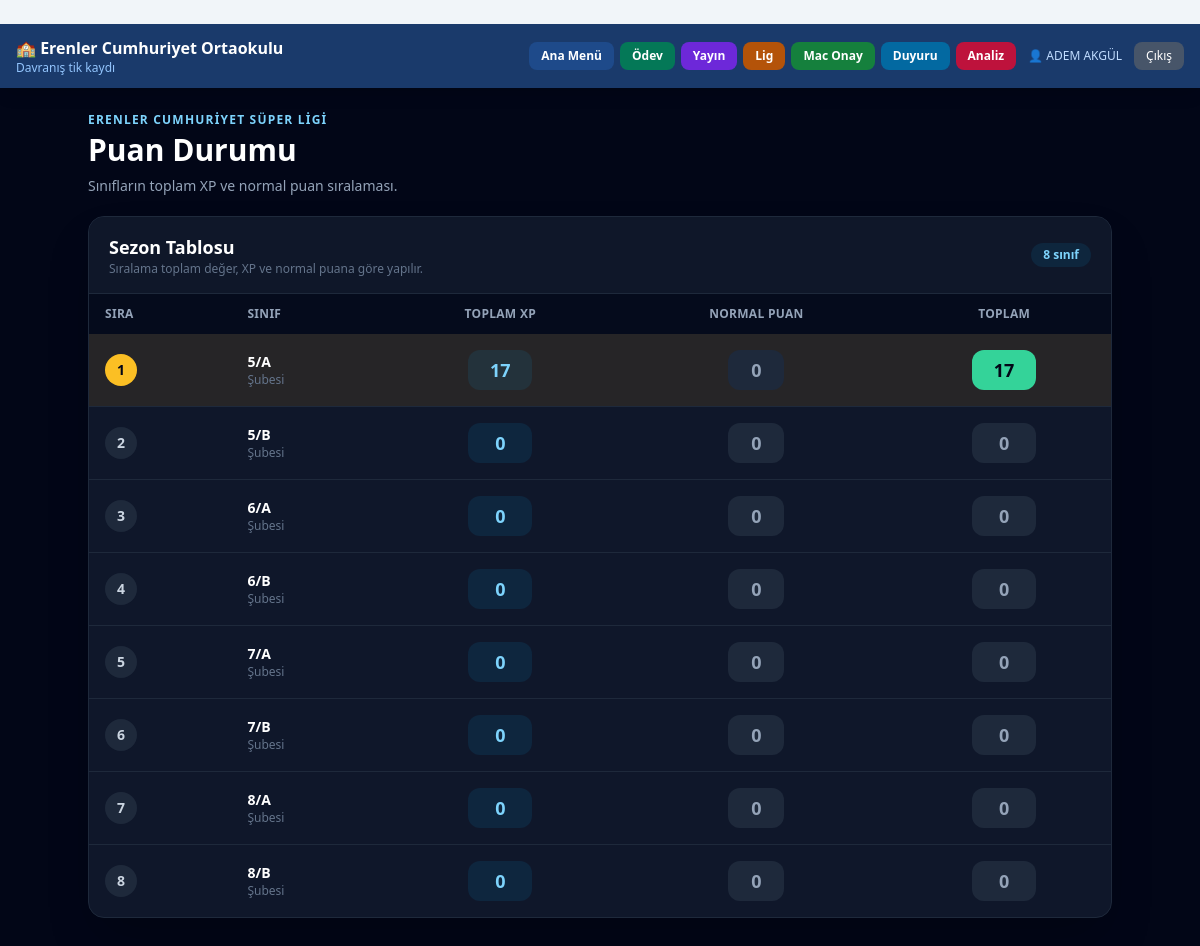
The page /lig (signed in) on the database its author committed.
### tables this page shows
CREATE TABLE ogretmenler (
            id       INTEGER PRIMARY KEY AUTOINCREMENT,
            ad_soyad TEXT NOT NULL UNIQUE,
            sifre    TEXT NOT NULL DEFAULT ''
        , yetki TEXT NOT NULL DEFAULT 'tam');

CREATE TABLE siniflar (
            id        INTEGER PRIMARY KEY AUTOINCREMENT,
            sinif_adi TEXT NOT NULL UNIQUE
        );

### web_app.py (the view)
@app.route("/lig")
@giris_zorunlu
def lig():
    maclar = bugun_maclar()
    tablo = lig_puan_tablosu()
    return render_template(
        "lig.html",
        maclar=maclar,
        tablo=tablo,
        ogretmen_id=session["ogretmen_id"],
        var_ogretmenler=_var_hakem_idleri(),
        kart_nedenleri=LIG_KART_NEDENLERI,
    )

### database.py (called while the page is built, shortened)
def _conn() -> sqlite3.Connection:
    c = sqlite3.connect(DB_PATH)
    c.row_factory = sqlite3.Row
    c.execute("PRAGMA foreign_keys = ON")
    return c

def ogretmen_id_bul(ad_soyad: str):
    con = _conn()
    row = con.execute(
        "SELECT id FROM ogretmenler WHERE ad_soyad = ?", (ad_soyad,)
    ).fetchone()
    con.close()
    return row["id"] if row else None

def _ensure_lig_tablolari(con) -> None:
    con.execute("""
        CREATE TABLE IF NOT EXISTS lig (
            sinif_id INTEGER PRIMARY KEY REFERENCES siniflar(id),
            puan INTEGER NOT NULL DEFAULT 0,
            hafta_basi TEXT NOT NULL DEFAULT ''
        )
    """)
    con.execute("""
        CREATE TABLE IF NOT EXISTS lig_mac_tablo (
            sinif_id INTEGER PRIMARY KEY REFERENCES siniflar(id),
            galibiyet INTEGER DEFAULT 0,
            beraberlik INTEGER DEFAULT 0,
            maglubiyet INTEGER DEFAULT 0,
            puan INTEGER DEFAULT 0,
            ag INTEGER DEFAULT 0
        )
    """)
    _lig_mac_tablo_eksik_sutunlar(con)

def bugun_maclar() -> list[dict]:
    bugun = datetime.now().strftime("%Y-%m-%d")
    con   = _conn()
    _mac_tablosu_olustur(con)
    _kart_tablosu_olustur(con)
    rows  = [dict(r) for r in con.execute("""
        SELECT m.*,
               s1.sinif_adi AS sinif1_adi,
               s2.sinif_adi AS sinif2_adi,
               kz.sinif_adi AS kazanan_adi
        FROM lig_maclar m
        JOIN siniflar s1 ON s1.id = m.sinif1_id
        JOIN siniflar s2 ON s2.id = m.sinif2_id
        LEFT JOIN siniflar kz ON kz.id = m.kazanan_id
        WHERE m.tarih = ?
        ORDER BY m.seans DESC, m.id
    """, (bugun,)).fetchall()]
    con.close()
    return rows

def lig_puan_tablosu() -> list[dict]:
    con  = _conn()
    _ensure_lig_tablolari(con)
    _gelisim_init(con)
    rows = [dict(r) for r in con.execute("""
        SELECT s.id AS sinif_id, s.sinif_adi,
               COALESCE(l.puan,0) AS puan,
               COALESCE(SUM(gp.xp),0) AS toplam_xp,
               COALESCE(l.puan,0) + COALESCE(SUM(gp.xp),0) AS genel_puan
        FROM siniflar s
        LEFT JOIN lig l ON l.sinif_id = s.id
        LEFT JOIN ogrenciler o ON o.sinif_id = s.id
        LEFT JOIN gelisim_puan gp ON gp.ogrenci_id = o.id
        GROUP BY s.id, s.sinif_adi, l.puan
        ORDER BY genel_puan DESC, toplam_xp DESC, puan DESC, s.sinif_adi
    """).fetchall()]
    con.close()
    return rows

### web_app.py (called while the page is built)
def bilgilendirme_yetkili_mi() -> bool:
    return "ogretmen_id" in session

### templates/lig.html (shortened to what this page needs)
{% extends "base.html" %}
{% block body %}
<main class="min-h-screen bg-slate-950 px-4 py-6 text-white">
  <section class="mx-auto max-w-5xl">
    <div class="mb-5 flex flex-col gap-3 sm:flex-row sm:items-end sm:justify-between">
      <div>
        <p class="text-xs font-black uppercase tracking-widest text-sky-300">Erenler Cumhuriyet Süper Ligi</p>
        <h1 class="mt-1 text-3xl font-black tracking-normal text-white">Puan Durumu</h1>
        <p class="mt-2 text-sm text-slate-400">Sınıfların toplam XP ve normal puan sıralaması.</p>
      </div>
    </div>
    <div class="overflow-hidden rounded-2xl border border-slate-800 bg-slate-900 shadow-2xl">
      <div class="border-b border-slate-800 bg-slate-900/80 px-5 py-4">
        <div class="flex items-center justify-between gap-3">
          <div>
            <h2 class="text-lg font-black text-white">Sezon Tablosu</h2>
            <p class="text-xs text-slate-500">Sıralama toplam değer, XP ve normal puana göre yapılır.</p>
          </div>
          <span class="rounded-full bg-sky-500/10 px-3 py-1 text-xs font-black text-sky-300">
            {{ tablo|length }} sınıf
          </span>
        </div>
      </div>
      <div class="overflow-x-auto">
        <table class="w-full min-w-[640px] text-sm">
          <thead class="bg-slate-950/70 text-xs uppercase tracking-wide text-slate-400">
            <tr>
              <th class="px-4 py-3 text-left">Sıra</th>
              <th class="px-4 py-3 text-left">Sınıf</th>
              <th class="px-4 py-3 text-center">Toplam XP</th>
              <th class="px-4 py-3 text-center">Normal Puan</th>
              <th class="px-4 py-3 text-center">Toplam</th>
            </tr>
          </thead>
          <tbody class="divide-y divide-slate-800">
            {% for s in tablo %}
            <tr class="transition hover:bg-slate-800/60 {% if loop.index == 1 and s.genel_puan > 0 %}bg-amber-500/10{% endif %}">
              <td class="px-4 py-4">
                {% if loop.index == 1 and s.genel_puan > 0 %}
                  <span class="inline-flex h-8 w-8 items-center justify-center rounded-full bg-amber-400 text-sm font-black text-slate-950">1</span>
                {% elif loop.index == 2 and s.genel_puan > 0 %}
                  <span class="inline-flex h-8 w-8 items-center justify-center rounded-full bg-slate-300 text-sm font-black text-slate-950">2</span>
                {% elif loop.index == 3 and s.genel_puan > 0 %}
                  <span class="inline-flex h-8 w-8 items-center justify-center rounded-full bg-orange-500 text-sm font-black text-white">3</span>
                {% else %}
                  <span class="inline-flex h-8 w-8 items-center justify-center rounded-full bg-slate-800 text-sm font-bold text-slate-300">{{ loop.index }}</span>
                {% endif %}
              </td>
              <td class="px-4 py-4">
                <div class="font-black text-white">{{ s.sinif_adi }}</div>
                <div class="text-xs text-slate-500">Şubesi</div>
              </td>
              <td class="px-4 py-4 text-center">
                <span class="inline-flex min-w-16 justify-center rounded-xl bg-sky-500/10 px-3 py-1.5 text-lg font-black text-sky-300">
                  {{ s.toplam_xp }}
                </span>
              </td>
              <td class="px-4 py-4 text-center">
                <span class="inline-flex min-w-14 justify-center rounded-xl {% if s.puan > 0 %}bg-amber-400 text-slate-950{% else %}bg-slate-800 text-slate-400{% endif %} px-3 py-1.5 text-lg font-black">
                  {{ s.puan }}
                </span>
              </td>
              <td class="px-4 py-4 text-center">
                <span class="inline-flex min-w-16 justify-center rounded-xl {% if s.genel_puan > 0 %}bg-emerald-400 text-slate-950{% else %}bg-slate-800 text-slate-400{% endif %} px-3 py-1.5 text-lg font-black">
                  {{ s.genel_puan }}
                </span>
              </td>
            </tr>
            {% else %}
            <tr>
              <td colspan="5" class="px-4 py-12 text-center text-slate-500">
                Puan tablosu için henüz kayıt yok.
              </td>
            </tr>
            {% endfor %}
          </tbody>
        </table>
      </div>
    </div>
  </section>
</main>
{% endblock %}

### templates/base.html (shortened to what this page needs)
﻿<!DOCTYPE html>
<html lang="tr">
<head>
  <script src="https://cdn.tailwindcss.com"></script>
</head>
<body class="bg-slate-100 min-h-screen overflow-x-hidden">
{% if session.ogretmen_adi %}
<header class="bg-okul-800 text-white shadow-lg sticky top-0 z-40">
  <div class="flex items-center justify-between gap-2 px-3 sm:px-4 py-3 max-w-screen-xl mx-auto">
    <div class="flex items-center gap-2 sm:gap-3 min-w-0">
      <div class="min-w-0">
        <div class="font-bold text-sm sm:text-base leading-tight">
          <span class="hidden sm:inline">🏫 Erenler Cumhuriyet Ortaokulu</span>
        </div>
        <div class="text-xs text-blue-300 hidden sm:block">Davranış tik kaydı</div>
      </div>
    </div>
    <div class="flex items-center gap-2 sm:gap-3 min-w-0">
      <nav class="hidden md:flex items-center gap-1.5 flex-wrap justify-end">
        <a href="{{ url_for('dashboard') }}"
           class="bg-okul-700 hover:bg-okul-900 text-white text-xs font-bold
                  px-3 py-1.5 rounded-lg transition whitespace-nowrap">
          Ana Menü
        </a>
        <a href="{{ url_for('yoklama') }}"
           class="bg-emerald-700 hover:bg-emerald-900 text-white text-xs font-bold
                  px-3 py-1.5 rounded-lg transition whitespace-nowrap"
           title="Sınıfa ödev ver">
          Ödev
        </a>
        <a href="{{ url_for('yayin') }}"
           class="bg-violet-700 hover:bg-violet-900 text-white text-xs font-bold
                  px-3 py-1.5 rounded-lg transition whitespace-nowrap"
           title="Okul geneli canlı yayın panosu">
          Yayın
        </a>
        <a href="{{ url_for('lig') }}"
           class="bg-amber-700 hover:bg-amber-900 text-white text-xs font-bold
                  px-3 py-1.5 rounded-lg transition whitespace-nowrap"
           title="Süper Lig puan tablosu">
          Lig
        </a>
        <a href="{{ url_for('ogretmen_ogrenci_maclari') }}"
           class="bg-green-700 hover:bg-green-900 text-white text-xs font-bold
                  px-3 py-1.5 rounded-lg transition whitespace-nowrap"
           title="Ogrenci futbol maclarini onayla">
          Mac Onay
        </a>
        <a href="{{ url_for('bilgilendirme_yonetimi') }}"
           class="bg-sky-700 hover:bg-sky-900 text-white text-xs font-bold
                  px-3 py-1.5 rounded-lg transition whitespace-nowrap"
           title="Öğrenci ve veliye duyuru">
          Duyuru
        </a>
        <a href="{{ url_for('analiz_merkezi') }}"
           class="bg-rose-700 hover:bg-rose-900 text-white text-xs font-bold
                  px-3 py-1.5 rounded-lg transition whitespace-nowrap"
           title="Analiz PDF, yedek ve sıfırlama">
          Analiz
        </a>
      </nav>
      <span class="hidden sm:block text-xs text-blue-200">👤 {{ session.ogretmen_adi }}</span>
      <a href="{{ url_for('logout') }}"
         class="bg-slate-600 hover:bg-slate-500 text-white text-xs
                px-2.5 sm:px-3 py-1.5 rounded-lg transition whitespace-nowrap">
        Çıkış
      </a>
    </div>
  </div>
</header>
{% endif %}
{% block body %}{% endblock %}
</body>
</html>

### rows shown on the page
ogretmenler: ogretmen_adi "ADEM AKGÜL"
siniflar: shows "1", sinif_adi "5/A", toplam_xp "17", puan "0", genel_puan "17"
siniflar: sinif_adi "5/B", toplam_xp "0", puan "0", genel_puan "0"
siniflar: sinif_adi "6/A", toplam_xp "0", puan "0", genel_puan "0"
siniflar: sinif_adi "6/B", toplam_xp "0", puan "0", genel_puan "0"
siniflar: sinif_adi "7/A", toplam_xp "0", puan "0", genel_puan "0"
siniflar: sinif_adi "7/B", toplam_xp "0", puan "0", genel_puan "0"
siniflar: sinif_adi "8/A", toplam_xp "0", puan "0", genel_puan "0"
siniflar: sinif_adi "8/B", toplam_xp "0", puan "0", genel_puan "0"

### other values the page prints
{{ tablo|length }} "8"
